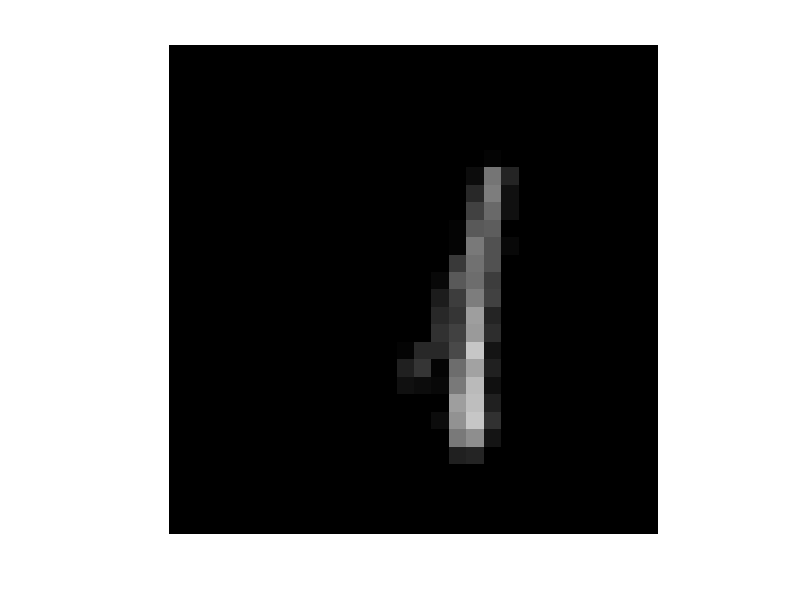

Here is the MATLAB script that generated this plot: (Note: this script raises an error after producing the figure.)
%% MNIST “1” — T-ERA & ERA Reconstruction
clear; clc;

%% ------------------------------------------------------------------------
%  1) Load frames & quick visualization
% -------------------------------------------------------------------------
S = load('Digit1_Frames16.mat');   % file contains variable B: 28x28x16
Frames = S.B;                      % size: 28 x 28 x 16
[h, w, n3] = size(Frames);          

% % 4-D for montage
% Frames4D = reshape(Frames, H, W, 1, K);
% figure; montage(Frames4D, 'Size', [4 4]); colormap gray; axis image off;
% title('Original 16 MNIST “1” Frames','FontSize',16,'FontWeight','bold');

% load a single “impulse” frame for reference
S1 = load('Digit1.mat');   % contains variable R: a single 28x28 image
Impulse = S1.R;
figure; montage(reshape(Impulse, h, w, 1, 1));
colormap gray; axis image off; %title('Reference Impulse','FontSize',14);

%% ------------------------------------------------------------------------
%  2) Reformat frames for T-product shape:  (28*16) x 1 x 28
%     (stack 16 images vertically → 28*16 rows, mode-3 = 28)
% -------------------------------------------------------------------------
TensorSeq = permute(Frames, [1 3 2]);      % 28 x 16 x 28
TensorSeq = reshape(TensorSeq, h*n3, 1, w); % 448 x 1 x 28
TensorSeq = double(TensorSeq); 


%% ------------------------------------------------------------------------
%  3) Hankel tensors H, H_hat from the sequence (tensor case)
%     Here: m=1 input, l=28 outputs, s=28 (mode-3 length)
% -------------------------------------------------------------------------
m = 1;  l = 28;  s = 28;
T = 7; L = 7;

H_TERA = zeros(l*(L+1),m*(T+1),s);
H_hat_TERA = zeros(l*(L+1),m*(T+1),s);


for i = 1:L+1
    for j = 1:T+1
        H_TERA((i-1)*l+1:i*l,(j-1)*m+1:j*m,:) = TensorSeq((i+j-2)*l+1:(i+j-1)*l,:,:); 
    end
end

for i = 1:L+1
    for j = 1:T+1
        H_hat_TERA((i-1)*l+1:i*l,(j-1)*m+1:j*m,:) = TensorSeq((i+j-1)*l+1:(i+j)*l,:,:); 
    end
end


% Preallocate results:
k_list = 0:7;
numK   = numel(k_list);
Time_ERA   = zeros(numK, 2);    % [T-ERA_time, ERA_time]
Num_ERA    = zeros(numK, 2);    % [T-ERA_paramCount, ERA_paramCount]
%% apply T-ERA to image data, reconstruct image data and calculate relative error
% Hankel block sizes
nRows = l*(L+1);     % total rows in H
nCols = m*(T+1);     % total cols in H

[U_TERA,S_TERA,V_TERA] = tsvd(H_TERA,'econ');

TERA_error = zeros(T+L-1,numK);
image_reconstructed_TERA = zeros(l*(L+T+2),m,s,numK);

for k=0:numK-1
    tStart = tic;
    r_keep_rows = nRows - k;   % rows kept in U,S
    r_keep_cols = nCols - k;   % cols kept in V,S
    
    r = min(r_keep_rows,r_keep_cols);
    
    S_TERA = S_TERA(1:r,1:r,:);
    U_TERA = U_TERA(:,1:r,:);
    V_TERA = V_TERA(:,1:r,:);
    
    % -----------------------
    % Form S^{-1/2} slice-wise in Fourier domain 
    % -----------------------
    S_hat_TERA = fft(S_TERA, [], 3);
    Sinvhalf_hat_TERA = zeros(r, r, s);
    for j = 1:s
        Sinvhalf_hat_TERA(:,:,j) = S_hat_TERA(:,:,j)^(-1/2);
    end
    S_invhalf_TERA = ifft(Sinvhalf_hat_TERA, [], 3);

    A_red_TERA = tprod(tprod(tprod(S_invhalf_TERA,tran(U_TERA)),H_hat_TERA),tprod(V_TERA,S_invhalf_TERA));
    B_red_TERA = tprod(tprod(S_invhalf_TERA,tran(U_TERA)),H_TERA(:,1:m,:));
    C_red_TERA = tprod(H_TERA(1:l,:,:),tprod(V_TERA,S_invhalf_TERA));
    
    Time_ERA(k+1,1) = toc(tStart);
    
    Num_ERA(k+1,1) = numel(A_red_TERA) + numel(B_red_TERA) + numel(C_red_TERA);
    
    image_reconstructed_TERA_temp = zeros(l*(L+T+2),m,s);
    image_reconstructed_TERA_temp(1:l,:,:) = tprod(C_red_TERA,B_red_TERA);
    image_reconstructed_TERA_temp(l+1:2*l,:,:) = tprod(tprod(C_red_TERA,A_red_TERA),B_red_TERA);
    image_reconstructed_TERA_temp = double(image_reconstructed_TERA_temp);
    

    Ak = A_red_TERA;

    for i=1:(T+L)
        Ak = tprod(A_red_TERA,Ak);
        image_reconstructed_TERA_temp((i+1)*l+1:(i+2)*l,:,:) = tprod(tprod(C_red_TERA,Ak),B_red_TERA);
    end
    image_reconstructed_TERA(:,:,:,k+1) = image_reconstructed_TERA_temp;
    
    for i=0:T+L-2
        TERA_error(i+1,k+1)=norm(bcirc(image_reconstructed_TERA_temp(i*l+1:(i+1)*l,:,:))-bcirc(TensorSeq(i*l+1:(i+1)*l,:,:)),'fro')/norm(bcirc(TensorSeq(i*l+1:(i+1)*l,:,:)),'fro');
    end
end

%% reconstruct image
R_TERA = image_reconstructed_TERA(:,:,:,3); % at truncation level k=2
% T: 448 x 1 x 28  (tall stack of 16 images)
[HtimesK, one, w] = size(R_TERA); 
Height = 28;           % image height
n3 = HtimesK / Height;  % number of images = 16 here (checks the 448 = 28*16)

% 1) Undo the last reshape: 448x1x28 -> 28x16x28
tmp = reshape(R_TERA, Height, n3, w);        % size: 28 x 16 x 28

% 2) Undo the earlier permute: 28x16x28 -> 28x28x16
R16 = permute(tmp, [1 3 2]);      % size: 28 x 28 x 16

% visualize the 16 images as a 4x4 montage
R16_4d = reshape(R16, 28, 28, 1, n3);
figure;
montage(R16_4d, 'Size', [4 4]); colormap gray; axis image off;
%title('T-ERA Reconstruction','FontSize', 15);


%%  apply ERA and calculate relative error

H_temp_ERA = zeros(l*s*(L+T+2),m*s);
H_ERA = zeros(l*s*(L+1),m*s*(T+1));
H_hat_ERA = zeros(l*s*(L+1),m*s*(T+1));

for i=1:(T+L+2)
    H_temp_ERA((i-1)*l*s+1:i*l*s,:) = bcirc(TensorSeq((i-1)*l+1:i*l,:,:));
end

for i = 1:L+1
    for j = 1:T+1
        H_ERA((i-1)*l*s+1:i*l*s,(j-1)*m*s+1:j*m*s) = H_temp_ERA((i+j-2)*l*s+1:(i+j-1)*l*s,:); 
    end
end

for i = 1:L+1
    for j = 1:T+1
        H_hat_ERA((i-1)*l*s+1:i*l*s,(j-1)*m*s+1:j*m*s) = H_temp_ERA((i+j-1)*l*s+1:(i+j)*l*s,:); 
    end
end

[U_ERA,S_ERA,V_ERA] = svd(H_ERA,'econ');
ERA_error = zeros(T+L-1,numK);

image_reconstructed_ERA = zeros(l*s*(L+T+2),m*s,numK);
for k=0:numK-1
    tStart = tic;
    
    r_row = (l*(L+1) - k) * s;      % rows kept after truncation
    r_col = (m*(T+1) - k) * s;      % cols kept after truncation
    
    r = min(r_row,r_col);
    
    S_ERA = S_ERA(1:r,1:r);
    U_ERA = U_ERA(:,1:r);
    V_ERA = V_ERA(:,1:r);


    A_red_ERA = S_ERA^(-1/2)*U_ERA'*H_hat_ERA*V_ERA*S_ERA^(-1/2);
    B_red_ERA = S_ERA^(-1/2)*U_ERA'*H_ERA(:,1:m*s);
    C_red_ERA = H_ERA(1:l*s,:)*V_ERA*S_ERA^(-1/2);
    
    Time_ERA(k+1,2) = toc(tStart);
    
    Num_ERA(k+1,2) = numel(A_red_ERA) + numel(B_red_ERA) + numel(C_red_ERA);
    
    image_reconstructed_ERA_temp = zeros(l*s*(L+T+2),m*s);
    image_reconstructed_ERA_temp(1:l*s,:) = C_red_ERA*B_red_ERA;
    image_reconstructed_ERA_temp(l*s+1:2*l*s,:) = C_red_ERA*A_red_ERA*B_red_ERA;

    Ak_ERA = A_red_ERA;

    for i=1:(T+L)
        Ak_ERA = A_red_ERA*Ak_ERA;
        image_reconstructed_ERA_temp((i+1)*l*s+1:(i+2)*l*s,:) = C_red_ERA*Ak_ERA*B_red_ERA;
    end
    
    image_reconstructed_ERA(:,:,k+1) = image_reconstructed_ERA_temp;
    
    for i=0:T+L-2
        ERA_error(i+1,k+1)=norm(image_reconstructed_ERA_temp(i*l*s+1:(i+1)*l*s,:)-H_temp_ERA(i*l*s+1:(i+1)*l*s,:))/norm(H_temp_ERA(i*l*s+1:(i+1)*l*s,:));
    end
end

%% reconstruct image
R_ERA = image_reconstructed_ERA(:,:,3); % at truncation level k=2
R_ERA_temp = R_ERA;
R_ERA = zeros(l*(L+T+2),m,s);
for k=1:(T+L+2)
    R_ERA((k-1)*l+1:k*l,:,:) = block_circulant_matrix_to_tensor(R_ERA_temp((k-1)*l*s+1:k*l*s,:),s);
end

% R_ERA: 448 x 1 x 28  (tall stack of 16 images)
[HtimesK_ERA, one, w_ERA] = size(R_ERA); 
Height_ERA = 28;           % image height
K_ERA = HtimesK_ERA / Height_ERA;  % number of images = 16 here (checks the 448 = 28*16)

% 1) Undo the last reshape: 448x1x28 -> 28x16x28
tmp_ERA = reshape(R_ERA, Height_ERA, K_ERA, w_ERA);        % size: 28 x 16 x 28

% 2) Undo the earlier permute: 28x16x28 -> 28x28x16
R16_ERA = permute(tmp_ERA, [1 3 2]);      % size: 28 x 28 x 16

% visualize the 16 images as a 4x4 montage
R16_4d_ERA = reshape(R16_ERA, 28, 28, 1, K_ERA);
figure;
montage(R16_4d_ERA, 'Size', [4 4]); colormap gray; axis image off;
%title('ERA Reconstruction','FontSize', 15);


%% plot relative error (T-ERA)

% X-axis values
TERA_error_plot = TERA_error(:,2:5); % truncation level k=1,2,3,4
x = 1:7;
colors = lines(size(TERA_error_plot, 2));  % Auto-colors for each line

figure; 

for i = 1:size(TERA_error_plot, 2)
    plot(x, TERA_error_plot(1:7, i), 'o-', ...
         'LineWidth', 2, ...
         'Color', colors(i,:), ...
         'MarkerFaceColor', colors(i,:), ...  % Fills the circle
         'MarkerEdgeColor', colors(i,:)); hold on;     % Optional: match edge to fill
end
axis square
set(gca, 'YScale', 'log');  % Set y-axis to log scale
ax = gca; % Get current axes

% Set font size and weight
ax.FontSize = 13;       % Increase the number size (adjust as needed)
ax.FontWeight = 'bold'; % Make the numbers bold

% Custom x-axis tick labels: 'z0' to 'z6'
xticks(x);  % Set tick positions
xticklabels(arrayfun(@(n) sprintf('Z_{%d}', n), 0:6, 'UniformOutput', false));

% Labels and legend
legend('k=1', 'k=2', 'k=3', 'k=4','Location', 'northwest','FontSize', 14, 'Box', 'off');
xlabel('Snapshots','FontSize', 15);
ylabel('Relative Error','FontSize', 15);
title('T-ERA','FontSize', 15);

%% plot relative error (ERA)

% X-axis values
ERA_error_plot = ERA_error(:,2:5);
x = 1:7;
colors = lines(size(ERA_error, 2));  % Auto-colors for each line

figure; 

for i = 1:size(ERA_error_plot, 2)
    plot(x, ERA_error_plot(1:7, i), 'o-', ...
         'LineWidth', 2, ...
         'Color', colors(i,:), ...
         'MarkerFaceColor', colors(i,:), ...  % Fills the circle
         'MarkerEdgeColor', colors(i,:)); hold on;    % Optional: match edge to fill
end
axis square
set(gca, 'YScale', 'log');  % Set y-axis to log scale
ax = gca; % Get current axes

% Set font size and weight
ax.FontSize = 13;       % Increase the number size (adjust as needed)
ax.FontWeight = 'bold'; % Make the numbers bold

% Custom x-axis tick labels: 'z0' to 'z6'
xticks(x);  % Set tick positions
xticklabels(arrayfun(@(n) sprintf('Z_{%d}', n), 0:6, 'UniformOutput', false));

% Labels and legend
legend('k=1', 'k=2', 'k=3', 'k=4','Location', 'northwest','FontSize', 14, 'Box', 'off');
xlabel('Snapshots','FontSize', 15);
ylabel('Relative Error','FontSize', 15);
title('ERA','FontSize', 15);

%%
%save('MNIST_ERA.mat','Time_ERA', 'Num_ERA')
